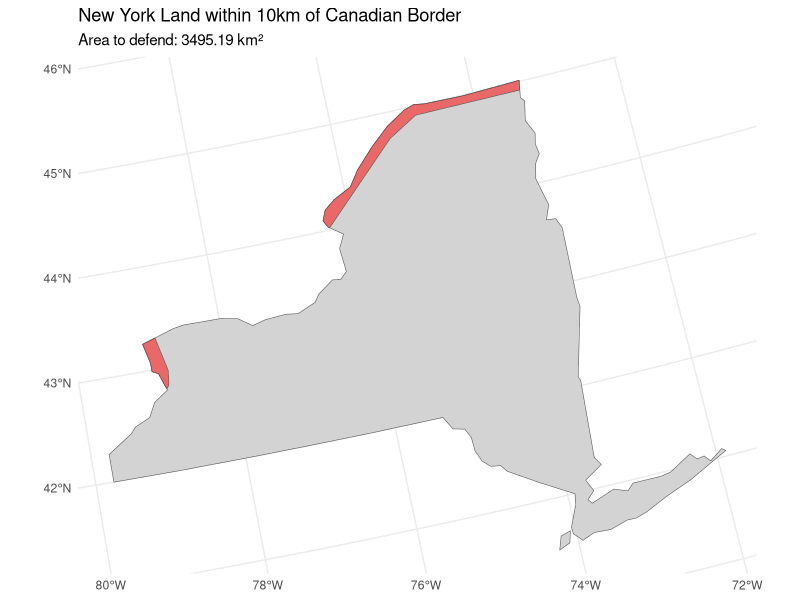

The R source for this figure:
# Load required libraries
install.packages("spData")
library(sf)
library(tidyverse)
library(spData)
library(units)

# Load datasets
data(world)
data(us_states)

# Define Albers Equal Area projection
albers <- "+proj=aea +lat_1=29.5 +lat_2=45.5 +lat_0=37.5 +lon_0=-96 +x_0=0 +y_0=0 +ellps=GRS80 +datum=NAD83 +units=m +no_defs"

# Transform data to Albers projection
world_albers <- st_transform(world, albers)
states_albers <- st_transform(us_states, albers)

# Extract New York and Canada
ny <- states_albers %>% 
  filter(NAME == "New York")

canada <- world_albers %>%
  filter(name_long == "Canada")

# Create 10km buffer around Canadian border
canada_buffer <- st_buffer(canada, dist = 10000)

# Intersect buffer with NY to get land within 10km of border
ny_buffer <- st_intersection(ny, canada_buffer)

# Calculate area
area_km2 <- st_area(ny_buffer) %>%
  set_units(km^2) %>%
  round(2)

# Plot the result
ggplot() +
  geom_sf(data = ny, fill = "lightgray") +
  geom_sf(data = ny_buffer, fill = "red", alpha = 0.5) +
  theme_minimal() +
  ggtitle("New York Land within 10km of Canadian Border",
          subtitle = paste0("Area to defend: ", area_km2, " km²"))

# Save the result if needed
# st_write(ny_buffer, "ny_canada_buffer.gpkg")

print(paste("Area to defend from Canadians:", area_km2, "square kilometers"))
